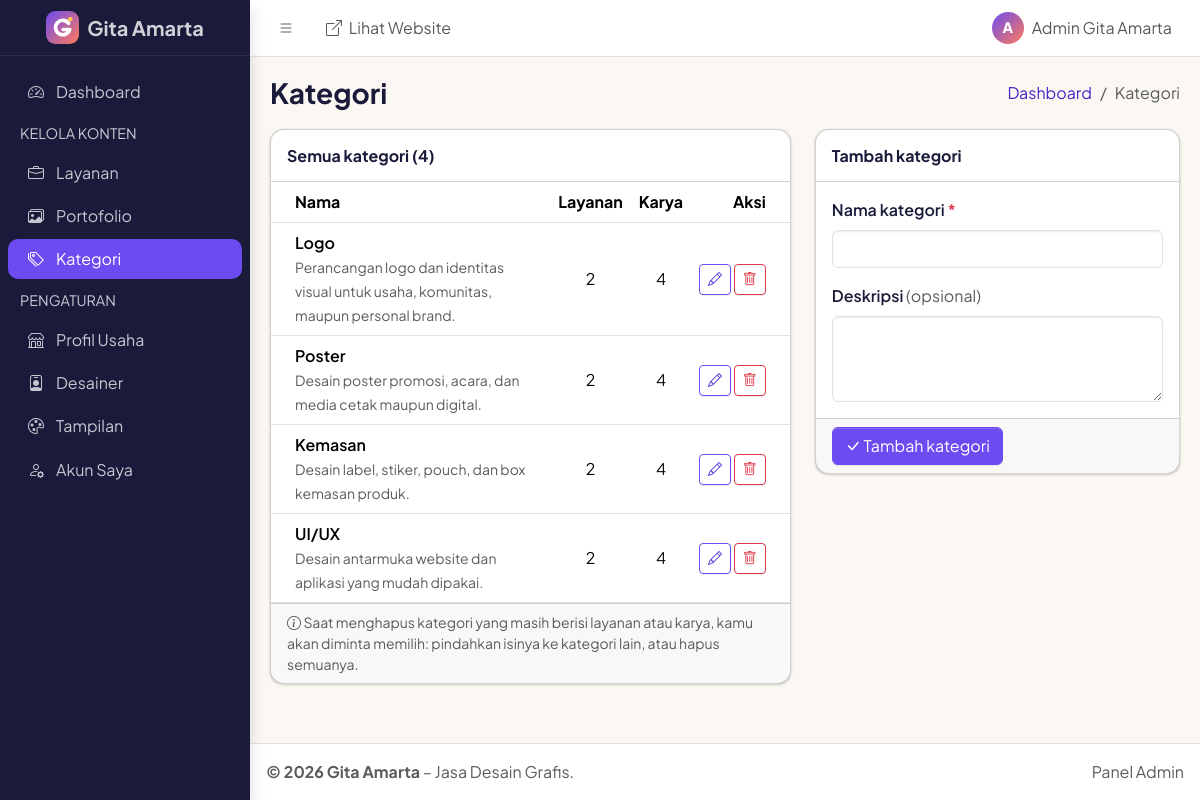
Page /admin/kategori.php (signed in) on the committed database.
### tables this page shows
CREATE TABLE profil_usaha (
  id_profil   INT UNSIGNED NOT NULL AUTO_INCREMENT,
  nama_usaha  VARCHAR(100) NOT NULL,
  deskripsi   TEXT         NULL,
  no_whatsapp VARCHAR(20)  NOT NULL COMMENT 'Format internasional tanpa +, contoh 6281234567890',
  email       VARCHAR(100) NULL,
  instagram   VARCHAR(100) NULL COMMENT 'Username tanpa @',
  alamat      TEXT         NULL,
  PRIMARY KEY (id_profil)
);

CREATE TABLE kategori (
  id_kategori   INT UNSIGNED NOT NULL AUTO_INCREMENT,
  nama_kategori VARCHAR(50)  NOT NULL,
  deskripsi     TEXT         NULL,
  PRIMARY KEY (id_kategori)
);

### includes/functions.php (called while the page is built, shortened)
<?php
require_once __DIR__ . '/../config/database.php';
function e(mixed $nilai): string
{
    return htmlspecialchars((string) $nilai, ENT_QUOTES | ENT_SUBSTITUTE, 'UTF-8');
}
function urlAset(string $path, string $folderHalaman = __DIR__ . '/..'): string
{
    $file = $folderHalaman . '/' . $path;
    return $path . '?v=' . (is_file($file) ? filemtime($file) : 0);
}
function ambilIdDariUrl(string $nama): ?int
{
    $nilai = filter_input(INPUT_GET, $nama, FILTER_VALIDATE_INT, ['options' => ['min_range' => 1]]);
    return is_int($nilai) ? $nilai : null;
}
function getProfilUsaha(): array
{
    static $profil = null;
    if ($profil === null) {
        $stmt = getKoneksi()->prepare(
            'SELECT id_profil, nama_usaha, deskripsi, no_whatsapp, email, instagram, alamat
             FROM profil_usaha
             ORDER BY id_profil ASC
             LIMIT 1'
        );
        $stmt->execute();
        $profil = $stmt->fetch() ?: [
            'id_profil'   => 0,
            'nama_usaha'  => 'Gita Amarta',
            'deskripsi'   => 'Jasa desain grafis.',
            'no_whatsapp' => '',
            'email'       => '',
            'instagram'   => '',
            'alamat'      => '',
        ];
    }
    return $profil;
}
function getTampilan(): array
{
    static $tampilan = null;
    if ($tampilan === null) {
        $stmt = getKoneksi()->prepare(
            'SELECT id_tampilan, tema, warna_utama, warna_aksen, warna_sorot, warna_latar, warna_teks, logo
             FROM tampilan
             ORDER BY id_tampilan ASC
             LIMIT 1'
        );
        $stmt->execute();
        $tampilan = $stmt->fetch()
            ?: ['id_tampilan' => 0, 'tema' => 'ungu-koral', 'logo' => null] + daftarTema()['ungu-koral'];
    }
    return $tampilan;
}
function urlLogo(): string
{
    $logo = basename((string) (getTampilan()['logo'] ?? ''));
    return 'assets/img/' . LOGO_BAWAAN;
}

### admin/includes/auth.php (called while the page is built, shortened)
<?php
require_once __DIR__ . '/../../includes/functions-admin.php';
function wajibLogin(): array
{
    $idAdmin  = $_SESSION['admin_id'] ?? null;
    $terakhir = $_SESSION['aktivitas_terakhir'] ?? 0;
    $admin = getAdminById($idAdmin);
    return $admin;
}
function kelasError(array $error, string $kolom): string
{
    return isset($error[$kolom]) ? ' is-invalid' : '';
}

### config/database.php (called while the page is built, shortened)
<?php
function getKoneksi(): PDO
{
    static $pdo = null;
    if ($pdo === null) {
        $dsn = 'mysql:host=' . DB_HOST . ';port=' . DB_PORT . ';dbname=' . DB_NAME . ';charset=utf8mb4';
        try {
            $pdo = new PDO($dsn, DB_USER, DB_PASS, [
                PDO::ATTR_ERRMODE            => PDO::ERRMODE_EXCEPTION,
                PDO::ATTR_DEFAULT_FETCH_MODE => PDO::FETCH_ASSOC,
                PDO::ATTR_EMULATE_PREPARES   => false,
            ]);
        } catch (PDOException $e) {
            error_log('Koneksi database gagal: ' . $e->getMessage());
            http_response_code(500);
            exit('<!doctype html><html lang="id"><meta charset="utf-8"><title>Database tidak terhubung</title>'
                . '<body style="font-family:sans-serif;padding:2rem;line-height:1.6">'
                . '<h1>Database tidak terhubung</h1>'
                . '<p>Pastikan MySQL di XAMPP sudah berjalan dan database <b>gita_amarta</b> sudah di-import '
                . 'dari file <code>database/gita_amarta.sql</code>.</p></body></html>');
        }
    }
    return $pdo;
}

### includes/functions-admin.php (called while the page is built, shortened)
<?php
require_once __DIR__ . '/functions.php';
function getAdminById(int $idAdmin): ?array
{
    $stmt = getKoneksi()->prepare(
        'SELECT id_admin, nama, username, password, email, created_at
         FROM admin
         WHERE id_admin = :id'
    );
    $stmt->execute([':id' => $idAdmin]);
    return $stmt->fetch() ?: null;
}
function getKategoriDenganJumlah(): array
{
    $stmt = getKoneksi()->prepare(
        'SELECT k.id_kategori, k.nama_kategori, k.deskripsi,
                (SELECT COUNT(*) FROM layanan l WHERE l.id_kategori = k.id_kategori)    AS jumlah_layanan,
                (SELECT COUNT(*) FROM portofolio p WHERE p.id_kategori = k.id_kategori) AS jumlah_portofolio
         FROM kategori k
         ORDER BY k.id_kategori ASC'
    );
    $stmt->execute();
    return $stmt->fetchAll();
}

### admin/kategori.php (the view, shortened to what this page needs)
<?php
require_once __DIR__ . '/includes/auth.php';
$admin = wajibLogin();
$idEdit   = ambilIdDariUrl('edit');
$lama     = $idEdit !== null ? getKategoriById($idEdit) : null;
$modeEdit = $lama !== null;
$error    = [];
$data     = $lama ?? ['nama_kategori' => '', 'deskripsi' => ''];
$daftarKategori = getKategoriDenganJumlah();
$judulHalaman = 'Kategori';
$menuAktif    = 'kategori';
require __DIR__ . '/includes/atas.php';
?>
<div class="row g-4">
    <div class="col-lg-7">
        <div class="card">
            <div class="card-header">
                <h2 class="card-title fs-6 fw-bold mb-0">Semua kategori (<?= count($daftarKategori) ?>)</h2>
            </div>
            <div class="card-body p-0">
                <div class="table-responsive">
                    <table class="table table-hover align-middle mb-0">
                        <thead>
                            <tr>
                                <th scope="col">Nama</th>
                                <th scope="col" class="text-center">Layanan</th>
                                <th scope="col" class="text-center">Karya</th>
                                <th scope="col" class="text-end">Aksi</th>
                            </tr>
                        </thead>
                        <tbody>
                            <?php foreach ($daftarKategori as $kategori): ?>
                                <?php $dipakai = (int) $kategori['jumlah_layanan'] + (int) $kategori['jumlah_portofolio']; ?>
                                <tr<?= $modeEdit && $idEdit === (int) $kategori['id_kategori'] ? ' class="table-active"' : '' ?>>
                                    <td>
                                        <span class="fw-semibold d-block"><?= e($kategori['nama_kategori']) ?></span>
                                        <?php if ($kategori['deskripsi']): ?>
                                            <small class="text-body-secondary"><?= e($kategori['deskripsi']) ?></small>
                                        <?php endif; ?>
                                    </td>
                                    <td class="text-center"><?= e($kategori['jumlah_layanan']) ?></td>
                                    <td class="text-center"><?= e($kategori['jumlah_portofolio']) ?></td>
                                    <td class="text-end text-nowrap">
                                        <a href="kategori.php?edit=<?= e($kategori['id_kategori']) ?>" class="btn btn-outline-primary btn-sm"
                                           aria-label="Edit <?= e($kategori['nama_kategori']) ?>"><i class="bi bi-pencil"></i></a>
                                        <?php if ($dipakai > 0): ?>
                                            <a href="kategori-hapus.php?id=<?= e($kategori['id_kategori']) ?>" class="btn btn-outline-danger btn-sm"
                                               title="Hapus (masih dipakai <?= e($dipakai) ?> layanan/karya)"
                                               aria-label="Hapus <?= e($kategori['nama_kategori']) ?>">
                                                <i class="bi bi-trash"></i>
                                            </a>
                                        <?php endif; ?>
                                    </td>
                                </tr>
                            <?php endforeach; ?>
                        </tbody>
                    </table>
                </div>
            </div>
            <div class="card-footer small text-body-secondary">
                <i class="bi bi-info-circle"></i> Saat menghapus kategori yang masih berisi layanan atau karya,
                kamu akan diminta memilih: pindahkan isinya ke kategori lain, atau hapus semuanya.
            </div>
        </div>
    </div>
    <div class="col-lg-5">
        <div class="card">
            <div class="card-header">
                <h2 class="card-title fs-6 fw-bold mb-0"><?= $modeEdit ? 'Edit kategori' : 'Tambah kategori' ?></h2>
            </div>
            <form action="kategori.php<?= $modeEdit ? '?edit=' . e($idEdit) : '' ?>" method="post">
                <div class="card-body">
                    <div class="mb-3">
                        <label for="nama_kategori" class="form-label fw-semibold">Nama kategori <span class="text-danger">*</span></label>
                        <input type="text" id="nama_kategori" name="nama_kategori" maxlength="50" required
                               class="form-control<?= kelasError($error, 'nama_kategori') ?>" value="<?= e($data['nama_kategori']) ?>">
                    </div>
                    <div>
                        <label for="deskripsi" class="form-label fw-semibold">Deskripsi <span class="text-body-secondary fw-normal">(opsional)</span></label>
                        <textarea id="deskripsi" name="deskripsi" rows="3" class="form-control"><?= e($data['deskripsi']) ?></textarea>
                    </div>
                </div>
                <div class="card-footer d-flex gap-2">
                    <button type="submit" class="btn btn-primary"><i class="bi bi-check-lg"></i> <?= $modeEdit ? 'Simpan perubahan' : 'Tambah kategori' ?></button>
                </div>
            </form>
        </div>
    </div>
</div>
<?php require __DIR__ . '/includes/bawah.php'; ?>

### admin/includes/atas.php (shortened to what this page needs)
<?php
$profilUsaha = getProfilUsaha();
$breadcrumb ??= [['label' => $judulHalaman]];
$menuAdmin = [
    ['kunci' => 'dashboard', 'label' => 'Dashboard', 'url' => 'index.php', 'ikon' => 'bi-speedometer2'],
    ['judul' => 'Kelola Konten'],
    ['kunci' => 'layanan',    'label' => 'Layanan',    'url' => 'layanan.php',    'ikon' => 'bi-briefcase'],
    ['kunci' => 'portofolio', 'label' => 'Portofolio', 'url' => 'portofolio.php', 'ikon' => 'bi-images'],
    ['kunci' => 'kategori',   'label' => 'Kategori',   'url' => 'kategori.php',   'ikon' => 'bi-tags'],
    ['judul' => 'Pengaturan'],
    ['kunci' => 'profil',   'label' => 'Profil Usaha', 'url' => 'profil.php',   'ikon' => 'bi-shop'],
    ['kunci' => 'desainer', 'label' => 'Desainer',     'url' => 'desainer.php', 'ikon' => 'bi-person-badge'],
    ['kunci' => 'tampilan', 'label' => 'Tampilan',     'url' => 'tampilan.php', 'ikon' => 'bi-palette'],
    ['kunci' => 'akun',   'label' => 'Akun Saya',    'url' => 'akun.php',   'ikon' => 'bi-person-gear'],
];
?>
<!doctype html>
<html lang="id" data-bs-theme="light" data-lte-color-mode="off">
<head>
    <link rel="icon" href="<?= e('../' . urlLogo()) ?>">
    <link rel="stylesheet" href="https://cdn.jsdelivr.net/npm/bootstrap-icons@1.13.1/font/bootstrap-icons.min.css">
    <link rel="stylesheet" href="<?= e(urlAset('assets/adminlte/adminlte.min.css', __DIR__ . '/..')) ?>">
    <link rel="stylesheet" href="<?= e(urlAset('assets/admin.css', __DIR__ . '/..')) ?>">
</head>
<body class="layout-fixed sidebar-expand-lg bg-body-tertiary">
<div class="app-wrapper">
    <nav class="app-header navbar navbar-expand bg-body">
        <div class="container-fluid">
            <ul class="navbar-nav">
                <li class="nav-item">
                    <a class="nav-link" data-lte-toggle="sidebar" href="#" role="button" aria-label="Buka/tutup menu samping">
                        <i class="bi bi-list"></i>
                    </a>
                </li>
                <li class="nav-item d-none d-md-block">
                    <a href="../index.php" class="nav-link" target="_blank" rel="noopener">
                        <i class="bi bi-box-arrow-up-right me-1" aria-hidden="true"></i> Lihat Website
                    </a>
                </li>
            </ul>
            <ul class="navbar-nav ms-auto">
                <li class="nav-item dropdown user-menu">
                    <a href="#" class="nav-link dropdown-toggle d-flex align-items-center gap-2" data-bs-toggle="dropdown" aria-expanded="false">
                        <span class="avatar-inisial" aria-hidden="true"><?= e(mb_strtoupper(mb_substr($admin['nama'], 0, 1))) ?></span>
                        <span class="d-none d-md-inline"><?= e($admin['nama']) ?></span>
                    </a>
                </li>
            </ul>
        </div>
    </nav>
    <aside class="app-sidebar shadow" data-bs-theme="dark">
        <div class="sidebar-brand">
            <a href="index.php" class="brand-link">
                <img src="<?= e('../' . urlLogo()) ?>" alt="" class="brand-image" width="33" height="33">
                <span class="brand-text fw-bold"><?= e($profilUsaha['nama_usaha']) ?></span>
            </a>
        </div>
        <div class="sidebar-wrapper">
            <nav class="mt-2" aria-label="Menu admin">
                <ul class="nav sidebar-menu flex-column" role="list">
                    <?php foreach ($menuAdmin as $item): ?>
                        <?php if (isset($item['judul'])): ?>
                            <li class="nav-header"><?= e(mb_strtoupper($item['judul'])) ?></li>
                        <?php else: ?>
                            <?php $aktif = $item['kunci'] === $menuAktif; ?>
                            <li class="nav-item">
                                <a href="<?= e($item['url']) ?>" class="nav-link<?= $aktif ? ' active' : '' ?>"<?= $aktif ? ' aria-current="page"' : '' ?>>
                                    <i class="nav-icon bi <?= e($item['ikon']) ?>"></i>
                                    <p><?= e($item['label']) ?></p>
                                </a>
                            </li>
                        <?php endif; ?>
                    <?php endforeach; ?>
                </ul>
            </nav>
        </div>
    </aside>
    <main class="app-main" id="konten">
        <div class="app-content-header">
            <div class="container-fluid">
                <div class="row align-items-center g-2">
                    <div class="col-sm-6">
                        <h1 class="mb-0 fs-3 fw-bold"><?= e($judulHalaman) ?></h1>
                    </div>
                    <div class="col-sm-6">
                        <nav aria-label="breadcrumb">
                            <ol class="breadcrumb float-sm-end mb-0">
                                <?php if ($menuAktif !== 'dashboard'): ?>
                                    <li class="breadcrumb-item"><a href="index.php">Dashboard</a></li>
                                <?php endif; ?>
                                <?php foreach ($breadcrumb as $i => $langkah): ?>
                                    <?php if ($i === array_key_last($breadcrumb) || empty($langkah['url'])): ?>
                                        <li class="breadcrumb-item active" aria-current="page"><?= e($langkah['label']) ?></li>
                                    <?php else: ?>
                                        <li class="breadcrumb-item"><a href="<?= e($langkah['url']) ?>"><?= e($langkah['label']) ?></a></li>
                                    <?php endif; ?>
                                <?php endforeach; ?>
                            </ol>
                        </nav>
                    </div>
                </div>
            </div>
        </div>
        <div class="app-content">
            <div class="container-fluid">

### admin/includes/bawah.php (shortened to what this page needs)
            </div>
        </div>
    </main>
    <footer class="app-footer">
        <div class="float-end d-none d-sm-inline">Panel Admin</div>
        <strong>&copy; <?= date('Y') ?> <?= e($profilUsaha['nama_usaha']) ?></strong> – Jasa Desain Grafis.
    </footer>
</div>
</body>
</html>

### rows in the picture
profil_usaha: nama_usaha "Gita Amarta"
kategori: nama_kategori "Logo", deskripsi "Perancangan logo dan identitas visual untuk usaha, komunitas, maupun personal brand.", jumlah_layanan "2", jumlah_portofolio "4"
kategori: nama_kategori "Poster", deskripsi "Desain poster promosi, acara, dan media cetak maupun digital.", jumlah_layanan "2", jumlah_portofolio "4"
kategori: nama_kategori "Kemasan", deskripsi "Desain label, stiker, pouch, dan box kemasan produk.", jumlah_layanan "2", jumlah_portofolio "4"
kategori: nama_kategori "UI/UX", deskripsi "Desain antarmuka website dan aplikasi yang mudah dipakai.", jumlah_layanan "2", jumlah_portofolio "4"

### other values in the picture
mb_strtoupper(mb_substr($admin['nama'], 0, 1)) "A"
$admin['nama'] "Admin Gita Amarta"
$item['label'] "Dashboard"
mb_strtoupper($item['judul']) "KELOLA KONTEN"
$item['label'] "Layanan"
$item['label'] "Portofolio"
$item['label'] "Kategori"
mb_strtoupper($item['judul']) "PENGATURAN"
$item['label'] "Profil Usaha"
$item['label'] "Desainer"
$item['label'] "Tampilan"
$item['label'] "Akun Saya"
$judulHalaman "Kategori"
$langkah['label'] "Kategori"
count($daftarKategori) "4"
